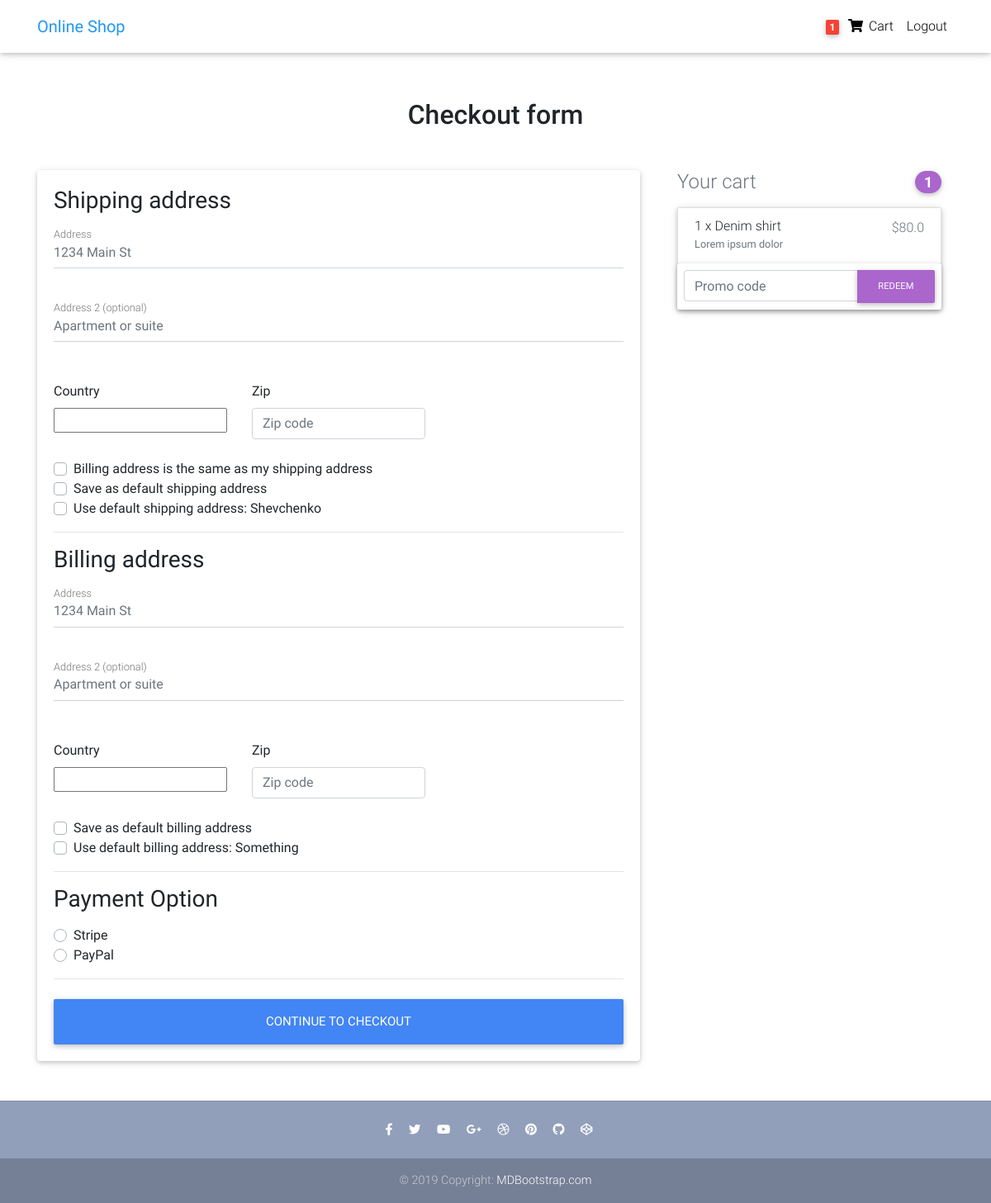
Page /chechout-page/ (signed in) on the committed database.
### core/models.py (models this page shows, shortened)
class Order(models.Model):
    user = models.ForeignKey(User, on_delete=models.CASCADE)
    ref_code = models.CharField(max_length=20, blank=True, null=True)
    ordered = models.BooleanField(default=False)
    items = models.ManyToManyField(OrderItem)
    start_date = models.DateTimeField(auto_now_add=True)
    ordered_date = models.DateTimeField()
    billing_address = models.ForeignKey('Address', related_name='billing_address', on_delete=models.SET_NULL, blank=True, null=True)
    shipping_address = models.ForeignKey('Address', related_name='shipping_address', on_delete=models.SET_NULL, blank=True, null=True)
    payment = models.ForeignKey('Payment', on_delete=models.SET_NULL, blank=True, null=True)
    coupon = models.ForeignKey('Coupon', on_delete=models.SET_NULL, blank=True, null=True)
    being_delivered = models.BooleanField(default=False)
    received = models.BooleanField(default=False)
    refund_requested = models.BooleanField(default=False)
    refund_granted = models.BooleanField(default=False)

class Address(models.Model):
    user = models.ForeignKey(User, on_delete=models.CASCADE)
    street_address = models.CharField(max_length=100)
    apartment_address = models.CharField(max_length=100)
    country= CountryField(multiple=False)
    zip = models.CharField(max_length=100)
    address_type = models.CharField(max_length=1, choices=ADDRESS_CHOICES)
    default = models.BooleanField(default=False)
    class Meta:
        verbose_name_plural = 'Addresses'

class OrderItem(models.Model):
    user = models.ForeignKey(User, on_delete=models.CASCADE)
    ordered = models.BooleanField(default=False)
    item = models.ForeignKey(Item, on_delete=models.CASCADE)
    quantity = models.IntegerField(default=1)
    def get_total_item_discount_price(self):
        return self.item.discount_price * self.quantity
    def get_final_price(self):
        if self.item.discount_price:
            return self.get_total_item_discount_price()
        return self.get_total_item_price()

class Item(models.Model):
    title = models.CharField(max_length=100)
    price = models.FloatField()
    discount_price = models.FloatField(blank=True, null=True)
    category = models.CharField(choices=CATEGORY_CHOICES, max_length=2)
    label = models.CharField(choices=LABEL_CHOICES, max_length=1)
    slug = models.SlugField( )
    description = models.TextField()
    image = models.ImageField()

### core/views.py (the view, shortened to what this page needs)
# urls.py: path('chechout-page/', views.CheckoutView.as_view(), name='checkout-page'),
class CheckoutView(View):
    def get(self, *args, **kwargs):
        try:
            order = Order.objects.get(user=self.request.user, ordered=False)
            form = CheckoutForm()
            context = {
                'form': form,
                'couponform': CouponForm(),
                'order': order,
                'DISPLAY_COUPON_FORM': True,
            }
            shipping_address_qs = Address.objects.filter(
                user=self.request.user,
                address_type='S',
                default=True,
            )
            if shipping_address_qs.exists():
                context.update({'default_shipping_address': shipping_address_qs[0]})
            billing_address_qs = Address.objects.filter(
                user=self.request.user,
                address_type='B',
                default=True,
            )
            if billing_address_qs.exists():
                context.update({'default_billing_address': billing_address_qs[0]})
            return render(self.request, 'checkout-page.html', context)
        except ObjectDoesNotExist:
            messages.info(self.request, "You do not have an active order.")
            return redirect("core:checkout-page")

### core/forms.py
class CheckoutForm(forms.Form):
    shipping_address = forms.CharField(required=False)
    shipping_address2 = forms.CharField(required=False)
    shipping_country = CountryField(blank_label='(select country)').formfield(required=False, widget=CountrySelectWidget(attrs={
        'class': 'custom-select d-block w-100',
    }))
    shipping_zip = forms.CharField(required=False)
    billing_address = forms.CharField(required=False)
    billing_address2 = forms.CharField(required=False)
    billing_country = CountryField(blank_label='(select country)').formfield(required=False,
                  widget=CountrySelectWidget(attrs={
                      'class': 'custom-select d-block w-100',
        }))
    billing_zip = forms.CharField(required=False)
    same_billing_address = forms.BooleanField(required=False)
    set_default_shipping = forms.BooleanField(required=False)
    use_default_shipping = forms.BooleanField(required=False)
    set_default_billing = forms.BooleanField(required=False)
    use_default_billing = forms.BooleanField(required=False)
    payment_option = forms.ChoiceField(widget=forms.RadioSelect, choices=PAYMENT_CHOICES)

class CouponForm(forms.Form):
    code = forms.CharField(widget=forms.TextInput(attrs={
        'class': 'form-control',
        'placeholder': 'Promo code',
        'aria-label': 'Recipient\'s username',
        'aria-describedby': 'basic-addon2',
    }))

### core/templatetags/cart_template_tags.py (called while the page is built)
@register.filter
def cart_item_count(user):
    if user.is_authenticated:
        qs = Order.objects.filter(user=user, ordered=False)
        if qs.exists():
            return qs[0].items.count()
    return 0

### templates/checkout-page.html (shortened to what this page needs)
{% extends 'base.html' %}
{% load crispy_forms_tags %}
{% block content %}
<main>
  <div class="container wow fadeIn">
    <h2 class="my-5 h2 text-center">Checkout form</h2>
    <div class="row">
      <div class="col-md-8 mb-4">
        <div class="card">
          <form class="card-body" method="POST">
            <h3>Shipping address</h3>
            <div class="hideable_shipping_form">
              <div class="md-form mb-5">
                <input type="text" id="shipping_address" class="form-control" placeholder="1234 Main St" name="shipping_address">
                <label for="shipping_address" class="">Address</label>
              </div>
              <div class="md-form mb-5">
                <input type="text" id="shipping_address2" class="form-control" placeholder="Apartment or suite" name="shipping_address2">
                <label for="shipping_address2" class="">Address 2 (optional)</label>
              </div>
              <div class="row">
                <div class="col-lg-4 col-md-12 mb-4">
                  <label for="country">Country</label>
                  {{ form.shipping_country }}
                </div>
                <div class="col-lg-4 col-md-6 mb-4">
                  <label for="shipping_zip">Zip</label>
                  <input type="text" class="form-control" id="shipping_zip" name="shipping_zip" placeholder="Zip code">
                </div>
              </div>
              <div class="custom-control custom-checkbox">
                  <label class="custom-control-label" for="same_billing_address">Billing address is the same as my shipping address</label>
              </div>
              <div class="custom-control custom-checkbox">
                  <label class="custom-control-label" for="set_default_shipping">Save as default shipping address</label>
              </div>
            </div>
              {% if default_shipping_address %}
              <div class="custom-control custom-checkbox">
                  <label class="custom-control-label" for="use_default_shipping">Use default shipping address: {{ default_shipping_address.street_address|truncatechars:10 }}</label>
              </div>
              {% endif %}
            <hr>
            <h3>Billing address</h3>
            <div class="hideable_billing_form">
              <div class="md-form mb-5">
                <input type="text" id="billing_address" name="billing_address" class="form-control" placeholder="1234 Main St">
                <label for="billing_address" class="">Address</label>
              </div>
              <div class="md-form mb-5">
                <input type="text" id="billing_address2" name="billing_address2" class="form-control" placeholder="Apartment or suite">
                <label for="billing_address2" class="">Address 2 (optional)</label>
              </div>
              <div class="row">
                <div class="col-lg-4 col-md-12 mb-4">
                  <label for="country">Country</label>
                  {{ form.billing_country }}
                </div>
                <div class="col-lg-4 col-md-6 mb-4">
                  <label for="billing_zip">Zip</label>
                  <input type="text" class="form-control" name="billing_zip" id="billing_zip" placeholder="Zip code">
                </div>
              </div>
              <div class="custom-control custom-checkbox">
                  <label class="custom-control-label" for="set_default_billing">Save as default billing address</label>
              </div>
            </div>
            {% if default_billing_address %}
            <div class="custom-control custom-checkbox">
                <label class="custom-control-label" for="use_default_billing">Use default billing address: {{ default_billing_address.street_address|truncatechars:10 }}</label>
            </div>
            {% endif %}
            <hr>
            <h3>Payment Option</h3>
            <div class="d-block my-3">
              {% for value, name in form.fields.payment_option.choices %}
              <div class="custom-control custom-radio">
                <label class="custom-control-label" for="{{ name }}">{{ name }}</label>
              </div>
              {% endfor %}
            </div>
            <hr class="mb-4">
            <button class="btn btn-primary btn-lg btn-block" type="submit">Continue to checkout</button>
          </form>
        </div>
      </div>
      <div class="col-md-4 mb-4">
          {% include "order_snippet.html" %}
      </div>
    </div>
  </div>
</main>
{% endblock content %}

### templates/navbar.html (shortened to what this page needs)
{% load cart_template_tags %}
<nav class="navbar fixed-top navbar-expand-lg navbar-light white scrolling-navbar">
    <div class="container">
      <a class="navbar-brand waves-effect" href="{% url 'core:home' %}">
        <strong class="blue-text">Online Shop</strong>
      </a>
      <div class="collapse navbar-collapse" id="navbarSupportedContent">
        <ul class="navbar-nav nav-flex-icons">
          {% if request.user.is_authenticated %}
          <li class="nav-item">
            <a class="nav-link waves-effect" href="{% url 'core:order-summary' %}">
              <span class="badge red z-depth-1 mr-1"> {{ request.user|cart_item_count }} </span>
              <i class="fas fa-shopping-cart"></i>
              <span class="clearfix d-none d-sm-inline-block"> Cart </span>
            </a>
          </li>
          <li class="nav-item">
            <a class="nav-link waves-effect" href="{% url 'account_logout' %}">
              <span class="clearfix d-none d-sm-inline-block"> Logout </span>
            </a>
          </li>
          {% endif %}
        </ul>
      </div>
    </div>
</nav>

### templates/order_snippet.html (shortened to what this page needs)
<div class="col-md-12 mb-4">
    <h4 class="d-flex justify-content-between align-items-center mb-3">
      <span class="text-muted">Your cart</span>
      <span class="badge badge-secondary badge-pill">{{ order.items.count }}</span>
    </h4>
    <ul class="list-group mb-3 z-depth-1">
      {% for order_item in order.items.all %}
      <li class="list-group-item d-flex justify-content-between lh-condensed">
        <div>
          <h6 class="my-0">{{ order_item.quantity }} x {{ order_item.item.title }}</h6>
          <small class="text-muted">{{ order_item.item.description }}</small>
        </div>
        <span class="text-muted">${{ order_item.get_final_price }}</span>
      </li>
      {% endfor %}
    {% if DISPLAY_COUPON_FORM %}
    <form class="card p-2" action="{% url 'core:add-coupon' %}" method="POST">
      <div class="input-group">
          {{ couponform.code }}
        <div class="input-group-append">
          <button class="btn btn-secondary btn-md waves-effect m-0" type="submit">Redeem</button>
        </div>
      </div>
    </form>
    {% endif %}
</div>

### templates/base.html (style rules this page uses)
html, body, header, .carousel { height: 60vh; }

### rows in the picture
Address: street_address "Shevchenko"
Address: street_address "Something"
Order: items.count "1"
OrderItem: quantity "1", item "Denim shirt", item.description "Lorem ipsum dolor", get_final_price "80.0"

### other values in the picture
{{ request.user|cart_item_count }} "1"
{{ name }} "Stripe" "PayPal"
